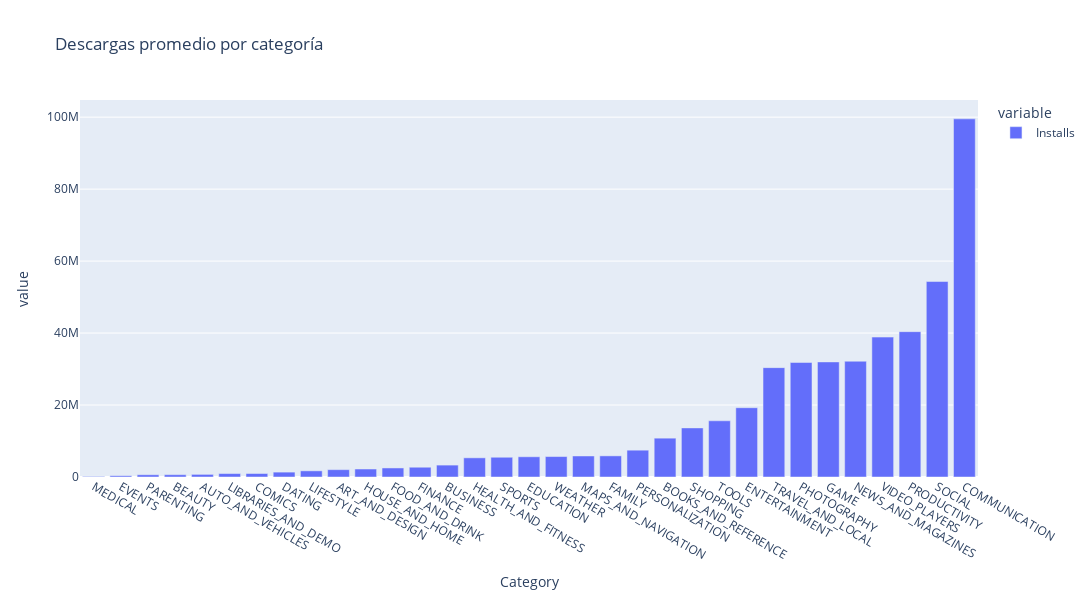
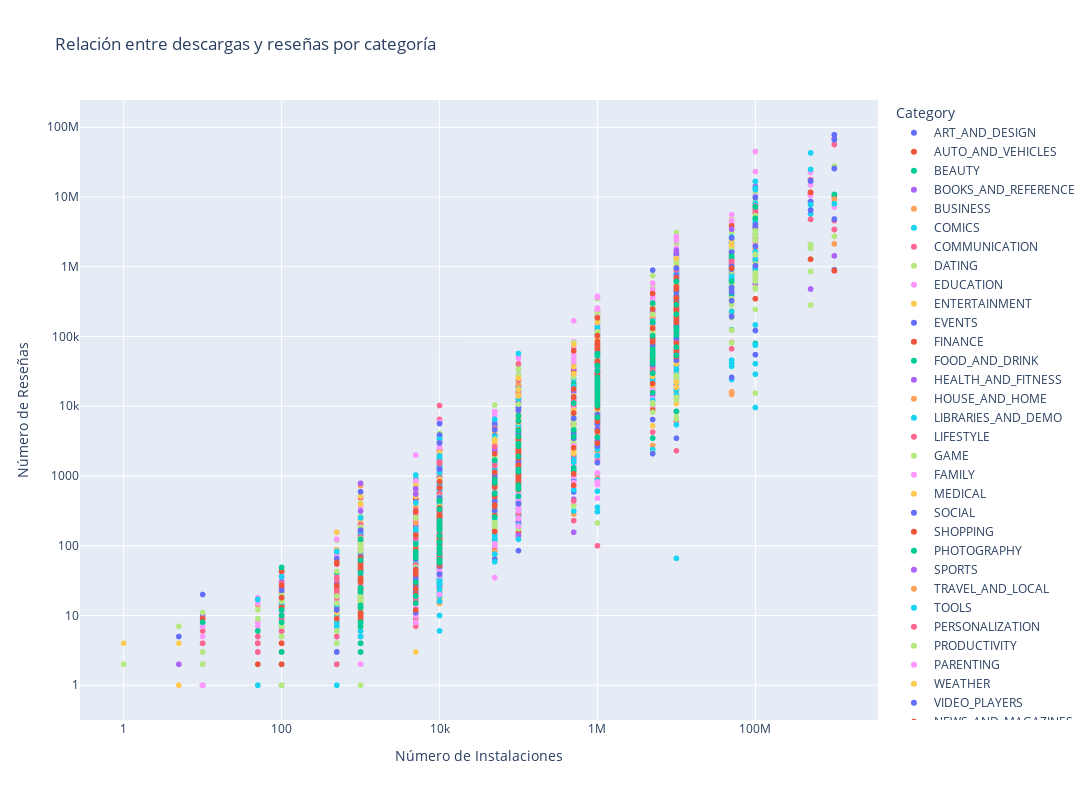

Source (notebook cell) for these figures, in order:
### Code cell
# Visualización de la cantidad de descargas por categoría
category_installs = df.groupby('Category')['Installs'].mean().sort_values()

fig = px.bar(category_installs, labels={'x':'Categoría', 'y':'Descargas Promedio'},
             title='Descargas promedio por categoría', width=1200, height=600)
fig.show()

# Visualización de la relación entre descargas y reseñas (scatter plot)
fig2 = px.scatter(df, x='Installs', y='Reviews', color='Category',
                  title='Relación entre descargas y reseñas por categoría',
                  labels={'Installs': 'Número de Instalaciones', 'Reviews': 'Número de Reseñas'},
                  log_x=True, log_y=True, width=1200, height=800)
fig2.show()

### Figure 1 — Plotly figure (JSON) as saved in the notebook; plotly's stock layout.template omitted (floating-point values rounded to 4 significant figures)
{"data": [{"alignmentgroup": "True", "hovertemplate": "variable=Installs<br>Category=%{x}<br>value=%{y}<extra></extra>", "legendgroup": "Installs", "marker": {"color": "#636efa", "pattern": {"shape": ""}}, "name": "Installs", "offsetgroup": "Installs", "orientation": "v", "showlegend": true, "textposition": "auto", "type": "bar", "x": ["MEDICAL", "EVENTS", "PARENTING", "BEAUTY", "AUTO_AND_VEHICLES", "LIBRARIES_AND_DEMO", "COMICS", "DATING", "LIFESTYLE", "ART_AND_DESIGN", "HOUSE_AND_HOME", "FOOD_AND_DRINK", "FINANCE", "BUSINESS", "HEALTH_AND_FITNESS", "SPORTS", "EDUCATION", "WEATHER", "MAPS_AND_NAVIGATION", "FAMILY", "PERSONALIZATION", "BOOKS_AND_REFERENCE", "SHOPPING", "TOOLS", "ENTERTAINMENT", "TRAVEL_AND_LOCAL", "PHOTOGRAPHY", "GAME", "NEWS_AND_MAGAZINES", "VIDEO_PLAYERS", "PRODUCTIVITY", "SOCIAL", "COMMUNICATION"], "xaxis": "x", "y": [152000.0, 354400.0, 622300.0, 640900.0, 727800.0, 954400.0, 966100.0, 1355000.0, 1712000.0, 2037000.0, 2218000.0, 2512000.0, 2714000.0, 3306000.0, 5330000.0, 5489000.0, 5622000.0, 5681000.0, 5841000.0, 5875000.0, 7453000.0, 10790000.0, 13650000.0, 15620000.0, 19260000.0, 30390000.0, 31820000.0, 31980000.0, 32170000.0, 38890000.0, 40390000.0, 54320000.0, 99530000.0], "yaxis": "y"}], "layout": {"barmode": "relative", "height": 600, "legend": {"title": {"text": "variable"}, "tracegroupgap": 0}, "title": {"text": "Descargas promedio por categoría"}, "width": 1200, "xaxis": {"anchor": "y", "domain": [0, 1], "title": {"text": "Category"}}, "yaxis": {"anchor": "x", "domain": [0, 1], "title": {"text": "value"}}}}

### Figure 2 — Plotly figure (JSON) as saved in the notebook; plotly's stock layout.template omitted (floating-point values rounded to 4 significant figures; data arrays with more than 128 entries replaced by an {"elided": "..."} marker saying what was removed)
{"data": [{"hovertemplate": "Category=ART_AND_DESIGN<br>Número de Instalaciones=%{x}<br>Número de Reseñas=%{y}<extra></extra>", "legendgroup": "ART_AND_DESIGN", "marker": {"color": "#636efa", "symbol": "circle"}, "mode": "markers", "name": "ART_AND_DESIGN", "showlegend": true, "type": "scattergl", "x": [10000, 500000, 5000000, 50000000, 100000, 50000, 50000, 1000000, 1000000, 10000, 1000000, 1000000, 10000000, 100000, 100000, 500000, 10000, 5000000, 10000000, 100000, 100000, 500000, 50000, 10000, 500000, 100000, 10000, 100000, 100000, 50000, 100000, 100000, 10000, 100000, 500000, 5000000, 10000, 500000, 10000, 100000, 10000000, 100000, 10000, 10000000, 100000, 100000, 100000, 50000, 1000, 10000000, 100000, 5000, 10000, 1000, 100000, 5000, 1000, 5000, 50000, 10000, 100], "xaxis": "x", "y": [159, 967, 87510, 215644, 967, 167, 178, 36815, 13791, 121, 13880, 8788, 44829, 4326, 1518, 3632, 27, 194216, 224399, 450, 654, 7699, 118, 192, 20260, 203, 136, 223, 1120, 227, 5035, 1015, 353, 564, 8145, 36639, 158, 591, 117, 176, 295221, 2206, 26, 174531, 1070, 85, 845, 253, 13, 295237, 5754, 801, 1216, 149, 486, 48, 18, 41, 175, 132, 1], "yaxis": "y"}, {"hovertemplate": "Category=AUTO_AND_VEHICLES<br>Número de Instalaciones=%{x}<br>Número de Reseñas=%{y}<extra></extra>", "legendgroup": "AUTO_AND_VEHICLES", "marker": {"color": "#EF553B", "symbol": "circle"}, "mode": "markers", "name": "AUTO_AND_VEHICLES", "showlegend": true, "type": "scattergl", "x": [100000, 1000000, 100000, 1000000, 100000, 100000, 100000, 50000, 100000, 100000, 100000, 10000, 100000, 1000000, 100000, 100000, 10000, 50000, 5000000, 100000, 5000000, 5000000, 500000, 10000000, 100000, 500000, 50000, 100000, 1000000, 100000, 1000000, 50000, 1000000, 500000, 100000, 1000000, 1000000, 100000, 100000, 1000000, 100000, 100000, 1000000, 1000000, 1000000, 1000000, 500000, 500000, 100000, 1000, 50000, 10000, 100000, 1000, 1000, 500, 100000, 500, 10000, 100, 10000, 1000, 1000, 500, 10000000, 100, 5000, 1000, 100, 1000, 5000, 1000, 10000], "xaxis": "x", "y": [367, 1598, 284, 17057, 129, 542, 10479, 805, 129, 1403, 3971, 534, 7774, 38846, 2431, 6090, 295, 190, 40211, 356, 52530, 116986, 1379, 271920, 736, 7021, 197, 737, 3574, 994, 197136, 142, 15168, 2155, 138, 5414, 21777, 348, 250, 13372, 7880, 3617, 4806, 65786, 31433, 5097, 1754, 2680, 1288, 73, 4140, 189, 1981, 64, 47, 4, 276, 27, 29, 2, 25, 5, 5, 12, 186648, 4, 12, 46, 9, 14, 83, 22, 107], "yaxis": "y"}, {"hovertemplate": "Category=BEAUTY<br>Número de Instalaciones=%{x}<br>Número de Reseñas=%{y}<extra></extra>", "legendgroup": "BEAUTY", "marker": {"color": "#00cc96", "symbol": "circle"}, "mode": "markers", "name": "BEAUTY", "showlegend": true, "type": "scattergl", "x": [500000, 1000000, 100000, 500000, 1000000, 500000, 100000, 1000000, 50000, 1000000, 10000, 1000000, 100000, 10000, 50000, 10000, 10000, 10000, 10000000, 500000, 1000000, 50000, 10000, 1000000, 500000, 500000, 10000, 5000, 100000, 5000, 100000, 10000, 1000000, 50000, 10000, 10000, 1000, 100, 5000000, 100, 5000, 100000], "xaxis": "x", "y": [18900, 49790, 1150, 1739, 32090, 2225, 4369, 8572, 964, 42050, 104, 17934, 601, 36, 187, 30, 134, 74, 113715, 3595, 9315, 75, 38, 26834, 2277, 2280, 184, 9, 364, 18, 473, 66, 3871, 257, 62, 40, 2, 2, 45452, 1, 900, 4354], "yaxis": "y"}, {"hovertemplate": "Category=BOOKS_AND_REFERENCE<br>Número de Instalaciones=%{x}<br>Número de Reseñas=%{y}<extra></extra>", "legendgroup": "BOOKS_AND_REFERENCE", "marker": {"color": "#ab63fa", "symbol": "circle"}, "mode": "markers", "name": "BOOKS_AND_REFERENCE", "showlegend": true, "type": "scattergl", "x": {"elided": "178 int values"}, "xaxis": "x", "y": {"elided": "178 int values"}, "yaxis": "y"}, {"hovertemplate": "Category=BUSINESS<br>Número de Instalaciones=%{x}<br>Número de Reseñas=%{y}<extra></extra>", "legendgroup": "BUSINESS", "marker": {"color": "#FFA15A", "symbol": "circle"}, "mode": "markers", "name": "BUSINESS", "showlegend": true, "type": "scattergl", "x": {"elided": "303 int values"}, "xaxis": "x", "y": {"elided": "303 int values"}, "yaxis": "y"}, {"hovertemplate": "Category=COMICS<br>Número de Instalaciones=%{x}<br>Número de Reseñas=%{y}<extra></extra>", "legendgroup": "COMICS", "marker": {"color": "#19d3f3", "symbol": "circle"}, "mode": "markers", "name": "COMICS", "showlegend": true, "type": "scattergl", "x": [10000000, 500000, 1000000, 500000, 50000, 50000, 50000, 1000000, 10000, 10000, 10000, 10000, 10000, 100000, 5000000, 100000, 1000000, 100000, 1000000, 1000000, 1000000, 1000000, 100000, 5000000, 100000, 10000, 10000, 5000, 500000, 1000000, 5000, 1000, 5000000, 10000, 50000, 1000000, 100000, 100000, 10000000, 50000, 100, 5000, 50000, 500000, 100000, 5000, 1000000, 1000000, 100000, 100000, 10000, 500000, 10000, 100000, 1000000, 5000000, 5000, 10000], "xaxis": "x", "y": [1013635, 24005, 57106, 2249, 516, 834, 1010, 238970, 302, 438, 73, 39, 144, 2181, 93965, 1446, 12088, 314, 25671, 15194, 22551, 29839, 279, 564387, 1677, 757, 115, 125, 9952, 18814, 21, 15, 51981, 3596, 1006, 5968, 4895, 2012, 1013944, 705, 5, 126, 690, 1476, 4496, 78, 33783, 28447, 1462, 4205, 190, 7326, 109, 5084, 25673, 45651, 34, 291], "yaxis": "y"}, {"hovertemplate": "Category=COMMUNICATION<br>Número de Instalaciones=%{x}<br>Número de Reseñas=%{y}<extra></extra>", "legendgroup": "COMMUNICATION", "marker": {"color": "#FF6692", "symbol": "circle"}, "mode": "markers", "name": "COMMUNICATION", "showlegend": true, "type": "scattergl", "x": {"elided": "328 int values"}, "xaxis": "x", "y": {"elided": "328 int values"}, "yaxis": "y"}, {"hovertemplate": "Category=DATING<br>Número de Instalaciones=%{x}<br>Número de Reseñas=%{y}<extra></extra>", "legendgroup": "DATING", "marker": {"color": "#B6E880", "symbol": "circle"}, "mode": "markers", "name": "DATING", "showlegend": true, "type": "scattergl", "x": {"elided": "195 int values"}, "xaxis": "x", "y": {"elided": "195 int values"}, "yaxis": "y"}, {"hovertemplate": "Category=EDUCATION<br>Número de Instalaciones=%{x}<br>Número de Reseñas=%{y}<extra></extra>", "legendgroup": "EDUCATION", "marker": {"color": "#FF97FF", "symbol": "circle"}, "mode": "markers", "name": "EDUCATION", "showlegend": true, "type": "scattergl", "x": {"elided": "155 int values"}, "xaxis": "x", "y": {"elided": "155 int values"}, "yaxis": "y"}, {"hovertemplate": "Category=ENTERTAINMENT<br>Número de Instalaciones=%{x}<br>Número de Reseñas=%{y}<extra></extra>", "legendgroup": "ENTERTAINMENT", "marker": {"color": "#FECB52", "symbol": "circle"}, "mode": "markers", "name": "ENTERTAINMENT", "showlegend": true, "type": "scattergl", "x": {"elided": "149 int values"}, "xaxis": "x", "y": {"elided": "149 int values"}, "yaxis": "y"}, {"hovertemplate": "Category=EVENTS<br>Número de Instalaciones=%{x}<br>Número de Reseñas=%{y}<extra></extra>", "legendgroup": "EVENTS", "marker": {"color": "#636efa", "symbol": "circle"}, "mode": "markers", "name": "EVENTS", "showlegend": true, "type": "scattergl", "x": [100000, 5000000, 500000, 50000, 5000000, 1000000, 10000, 1000000, 100000, 1000000, 100000, 100000, 100000, 50000, 1000, 1000000, 10000, 500, 50000, 100000, 100000, 500, 100000, 100, 100000, 100000, 1000, 100000, 100, 50000, 100000, 1000, 500, 1000, 10000, 1000, 500, 5000, 100, 5000, 1000, 100, 500, 10, 500], "xaxis": "x", "y": [3782, 40113, 7074, 2153, 26089, 20611, 811, 15558, 573, 8232, 3089, 3874, 464, 731, 69, 8800, 99, 30, 456, 3200, 5839, 4, 663, 16, 1065, 1953, 12, 4298, 1, 100, 399, 28, 7, 48, 120, 9, 7, 110, 16, 59, 9, 7, 3, 1, 8], "yaxis": "y"}, {"hovertemplate": "Category=FINANCE<br>Número de Instalaciones=%{x}<br>Número de Reseñas=%{y}<extra></extra>", "legendgroup": "FINANCE", "marker": {"color": "#EF553B", "symbol": "circle"}, "mode": "markers", "name": "FINANCE", "showlegend": true, "type": "scattergl", "x": {"elided": "323 int values"}, "xaxis": "x", "y": {"elided": "323 int values"}, "yaxis": "y"}, {"hovertemplate": "Category=FOOD_AND_DRINK<br>Número de Instalaciones=%{x}<br>Número de Reseñas=%{y}<extra></extra>", "legendgroup": "FOOD_AND_DRINK", "marker": {"color": "#00cc96", "symbol": "circle"}, "mode": "markers", "name": "FOOD_AND_DRINK", "showlegend": true, "type": "scattergl", "x": [10000000, 10000000, 1000000, 100000, 1000000, 10000000, 1000000, 500000, 10000000, 500000, 50000, 1000000, 1000000, 1000000, 500000, 5000000, 1000000, 5000000, 1000000, 10000000, 100000, 10000000, 5000000, 5000000, 1000000, 10000000, 5000000, 1000000, 1000000, 1000000, 1000000, 100000, 100000, 1000000, 50000, 500000, 500000, 100000, 1000000, 1000000, 100000, 100000, 5000000, 500000, 100000, 1000000, 10000, 50000, 5000000, 10000, 50000, 1000000, 1000000, 10000000, 1000000, 1000000, 1000000, 5000000, 10000000, 10000000, 50000, 5000000, 100000, 1000000, 10000000, 1000000, 1000000, 100000, 10000000, 100000, 1000000, 5000000, 10000000, 1000000, 5000000, 5000000, 10000000, 10000000, 5000000, 10000, 10000, 50000, 10000, 1000, 100, 100000, 500, 1000000, 50, 5000, 1000, 100000, 10000, 100000, 100000, 100, 1000000, 10000000, 500000, 100000, 1000000, 1000000, 1000000, 1000000, 100000, 10000000, 100000, 100000, 10000], "xaxis": "x", "y": [145323, 64784, 32997, 2707, 129737, 611136, 6118, 2473, 109784, 3320, 61, 68103, 8412, 10741, 3803, 155944, 10159, 28008, 43614, 455377, 1398, 1032935, 32405, 151080, 22513, 90042, 58316, 8509, 19314, 21314, 30224, 731, 454, 14952, 1250, 1726, 14065, 556, 4925, 6507, 11707, 1077, 46539, 9066, 1962, 22071, 196, 278, 61881, 2129, 1268, 91359, 22015, 131569, 31986, 22875, 17071, 90242, 483960, 511228, 464, 155944, 1920, 22875, 1032935, 40116, 51517, 7690, 321134, 3755, 104504, 28009, 333208, 35218, 116403, 37517, 292969, 511420, 27931, 155, 17, 205, 70, 14, 1, 2448, 41, 51543, 2, 18, 3, 1103, 60, 742, 336, 42, 19373, 145646, 5093, 194, 6512, 68270, 21381, 10225, 441, 455496, 467, 848, 438], "yaxis": "y"}, {"hovertemplate": "Category=HEALTH_AND_FITNESS<br>Número de Instalaciones=%{x}<br>Número de Reseñas=%{y}<extra></extra>", "legendgroup": "HEALTH_AND_FITNESS", "marker": {"color": "#ab63fa", "symbol": "circle"}, "mode": "markers", "name": "HEALTH_AND_FITNESS", "showlegend": true, "type": "scattergl", "x": {"elided": "297 int values"}, "xaxis": "x", "y": {"elided": "297 int values"}, "yaxis": "y"}, {"hovertemplate": "Category=HOUSE_AND_HOME<br>Número de Instalaciones=%{x}<br>Número de Reseñas=%{y}<extra></extra>", "legendgroup": "HOUSE_AND_HOME", "marker": {"color": "#FFA15A", "symbol": "circle"}, "mode": "markers", "name": "HOUSE_AND_HOME", "showlegend": true, "type": "scattergl", "x": [10000000, 100000, 1000000, 10000000, 5000000, 1000000, 1000000, 1000000, 10000000, 10000000, 500000, 100000, 1000000, 1000000, 1000000, 1000000, 1000000, 100000, 5000000, 1000000, 1000000, 1000000, 5000000, 10000, 100000, 500000, 1000000, 100000, 1000000, 100000, 1000000, 500000, 500000, 5000000, 500000, 100000, 10000, 50000, 100000, 100000, 1000000, 100000, 500000, 1000000, 50000, 10000000, 1000000, 500000, 1000000, 1000000, 500000, 500000, 1000000, 1000000, 10000000, 10000000, 10000000, 500000, 1000000, 5000000, 1000000, 10000000, 50000, 1000, 10000000, 100000, 10000000, 50000, 1000000, 100000, 100000, 10000, 50000, 1000, 1000000, 1000000], "xaxis": "x", "y": [417907, 3167, 27386, 162243, 65913, 24977, 6000, 37711, 175293, 353799, 2758, 1437, 7573, 8481, 10054, 10117, 39189, 3522, 71419, 36857, 39123, 14653, 23013, 114, 287, 4435, 43800, 4281, 7508, 491, 22584, 4087, 2496, 103305, 2669, 7619, 126, 273, 2248, 809, 3280, 1478, 2382, 4450, 515, 353800, 4465, 2427, 6631, 11200, 6896, 4435, 36857, 8481, 162243, 175293, 417907, 3834, 27387, 71421, 22584, 353813, 81, 30, 65914, 1450, 353813, 118, 14657, 874, 2543, 137, 1372, 5, 43847, 59660], "yaxis": "y"}, {"hovertemplate": "Category=LIBRARIES_AND_DEMO<br>Número de Instalaciones=%{x}<br>Número de Reseñas=%{y}<extra></extra>", "legendgroup": "LIBRARIES_AND_DEMO", "marker": {"color": "#19d3f3", "symbol": "circle"}, "mode": "markers", "name": "LIBRARIES_AND_DEMO", "showlegend": true, "type": "scattergl", "x": [50000, 10000, 100000, 100000, 5000000, 50000, 10000000, 1000, 100000, 50000, 100000, 50000, 100000, 50000, 50000, 100000, 10000000, 10000, 500000, 5000000, 100000, 1000000, 10000, 1000000, 1000, 500000, 1000000, 100000, 1000000, 500000, 500000, 100000, 500000, 1000000, 100000, 10000, 1000000, 10000, 10000, 5000, 1000, 10000, 10000, 1000, 5000, 10000, 5000, 5000, 10000, 1000, 5000, 1000, 10000, 1000, 10000, 10000, 10000, 5000, 10000000, 1000, 5000, 1000000, 100000, 10000000], "xaxis": "x", "y": [2087, 58, 3014, 923, 67007, 539, 126862, 48, 1465, 929, 783, 2907, 434, 411, 237, 2580, 130272, 130, 7396, 58055, 1703, 7750, 6, 12657, 26, 1919, 60170, 831, 8671, 912, 2639, 399, 3945, 3781, 1267, 375, 11087, 78, 142, 45, 34, 71, 86, 24, 45, 120, 30, 50, 131, 7, 63, 15, 66, 18, 174, 83, 53, 50, 130287, 15, 23, 23859, 1463, 332083], "yaxis": "y"}, {"hovertemplate": "Category=LIFESTYLE<br>Número de Instalaciones=%{x}<br>Número de Reseñas=%{y}<extra></extra>", "legendgroup": "LIFESTYLE", "marker": {"color": "#FF6692", "symbol": "circle"}, "mode": "markers", "name": "LIFESTYLE", "showlegend": true, "type": "scattergl", "x": {"elided": "314 int values"}, "xaxis": "x", "y": {"elided": "314 int values"}, "yaxis": "y"}, {"hovertemplate": "Category=GAME<br>Número de Instalaciones=%{x}<br>Número de Reseñas=%{y}<extra></extra>", "legendgroup": "GAME", "marker": {"color": "#B6E880", "symbol": "circle"}, "mode": "markers", "name": "GAME", "showlegend": true, "type": "scattergl", "x": {"elided": "1097 int values"}, "xaxis": "x", "y": {"elided": "1097 int values"}, "yaxis": "y"}, {"hovertemplate": "Category=FAMILY<br>Número de Instalaciones=%{x}<br>Número de Reseñas=%{y}<extra></extra>", "legendgroup": "FAMILY", "marker": {"color": "#FF97FF", "symbol": "circle"}, "mode": "markers", "name": "FAMILY", "showlegend": true, "type": "scattergl", "x": {"elided": "1746 int values"}, "xaxis": "x", "y": {"elided": "1746 int values"}, "yaxis": "y"}, {"hovertemplate": "Category=MEDICAL<br>Número de Instalaciones=%{x}<br>Número de Reseñas=%{y}<extra></extra>", "legendgroup": "MEDICAL", "marker": {"color": "#FECB52", "symbol": "circle"}, "mode": "markers", "name": "MEDICAL", "showlegend": true, "type": "scattergl", "x": {"elided": "350 int values"}, "xaxis": "x", "y": {"elided": "350 int values"}, "yaxis": "y"}, {"hovertemplate": "Category=SOCIAL<br>Número de Instalaciones=%{x}<br>Número de Reseñas=%{y}<extra></extra>", "legendgroup": "SOCIAL", "marker": {"color": "#636efa", "symbol": "circle"}, "mode": "markers", "name": "SOCIAL", "showlegend": true, "type": "scattergl", "x": {"elided": "259 int values"}, "xaxis": "x", "y": {"elided": "259 int values"}, "yaxis": "y"}, {"hovertemplate": "Category=SHOPPING<br>Número de Instalaciones=%{x}<br>Número de Reseñas=%{y}<extra></extra>", "legendgroup": "SHOPPING", "marker": {"color": "#EF553B", "symbol": "circle"}, "mode": "markers", "name": "SHOPPING", "showlegend": true, "type": "scattergl", "x": {"elided": "238 int values"}, "xaxis": "x", "y": {"elided": "238 int values"}, "yaxis": "y"}, {"hovertemplate": "Category=PHOTOGRAPHY<br>Número de Instalaciones=%{x}<br>Número de Reseñas=%{y}<extra></extra>", "legendgroup": "PHOTOGRAPHY", "marker": {"color": "#00cc96", "symbol": "circle"}, "mode": "markers", "name": "PHOTOGRAPHY", "showlegend": true, "type": "scattergl", "x": {"elided": "317 int values"}, "xaxis": "x", "y": {"elided": "317 int values"}, "yaxis": "y"}, {"hovertemplate": "Category=SPORTS<br>Número de Instalaciones=%{x}<br>Número de Reseñas=%{y}<extra></extra>", "legendgroup": "SPORTS", "marker": {"color": "#ab63fa", "symbol": "circle"}, "mode": "markers", "name": "SPORTS", "showlegend": true, "type": "scattergl", "x": {"elided": "319 int values"}, "xaxis": "x", "y": {"elided": "319 int values"}, "yaxis": "y"}, {"hovertemplate": "Category=TRAVEL_AND_LOCAL<br>Número de Instalaciones=%{x}<br>Número de Reseñas=%{y}<extra></extra>", "legendgroup": "TRAVEL_AND_LOCAL", "marker": {"color": "#FFA15A", "symbol": "circle"}, "mode": "markers", "name": "TRAVEL_AND_LOCAL", "showlegend": true, "type": "scattergl", "x": {"elided": "226 int values"}, "xaxis": "x", "y": {"elided": "226 int values"}, "yaxis": "y"}, {"hovertemplate": "Category=TOOLS<br>Número de Instalaciones=%{x}<br>Número de Reseñas=%{y}<extra></extra>", "legendgroup": "TOOLS", "marker": {"color": "#19d3f3", "symbol": "circle"}, "mode": "markers", "name": "TOOLS", "showlegend": true, "type": "scattergl", "x": {"elided": "733 int values"}, "xaxis": "x", "y": {"elided": "733 int values"}, "yaxis": "y"}, {"hovertemplate": "Category=PERSONALIZATION<br>Número de Instalaciones=%{x}<br>Número de Reseñas=%{y}<extra></extra>", "legendgroup": "PERSONALIZATION", "marker": {"color": "#FF6692", "symbol": "circle"}, "mode": "markers", "name": "PERSONALIZATION", "showlegend": true, "type": "scattergl", "x": {"elided": "312 int values"}, "xaxis": "x", "y": {"elided": "312 int values"}, "yaxis": "y"}, {"hovertemplate": "Category=PRODUCTIVITY<br>Número de Instalaciones=%{x}<br>Número de Reseñas=%{y}<extra></extra>", "legendgroup": "PRODUCTIVITY", "marker": {"color": "#B6E880", "symbol": "circle"}, "mode": "markers", "name": "PRODUCTIVITY", "showlegend": true, "type": "scattergl", "x": {"elided": "351 int values"}, "xaxis": "x", "y": {"elided": "351 int values"}, "yaxis": "y"}, {"hovertemplate": "Category=PARENTING<br>Número de Instalaciones=%{x}<br>Número de Reseñas=%{y}<extra></extra>", "legendgroup": "PARENTING", "marker": {"color": "#FF97FF", "symbol": "circle"}, "mode": "markers", "name": "PARENTING", "showlegend": true, "type": "scattergl", "x": [10000, 5000000, 1000000, 100000, 10000, 1000000, 50000, 100000, 1000000, 10000, 1000000, 1000000, 10000, 50000, 10000, 50000, 1000000, 500000, 100000, 100000, 100000, 100000, 1000000, 5000, 500000, 100000, 10000, 500000, 10000, 100000, 1000000, 100000, 100000, 100000, 1000000, 1000000, 100000, 1000000, 100000, 10000, 1000000, 10000, 10000, 50000, 1000000, 10000000, 10000, 100, 10, 1000], "xaxis": "x", "y": [86, 17941, 3614, 1413, 39, 3789, 107, 559, 4976, 44, 9293, 62386, 162, 1002, 99, 498, 34336, 9073, 190, 464, 717, 7505, 11501, 69, 2715, 349, 37, 806, 60, 319, 824, 6668, 1940, 1025, 3346, 5343, 247, 3182, 1528, 39, 76795, 103, 20, 8343, 11760, 658087, 159, 23, 1, 27], "yaxis": "y"}, {"hovertemplate": "Category=WEATHER<br>Número de Instalaciones=%{x}<br>Número de Reseñas=%{y}<extra></extra>", "legendgroup": "WEATHER", "marker": {"color": "#FECB52", "symbol": "circle"}, "mode": "markers", "name": "WEATHER", "showlegend": true, "type": "scattergl", "x": [50000000, 1000000, 50000000, 10000, 10000000, 1000000, 10000000, 1000000, 1000000, 1000000, 10000000, 5000000, 500000, 10000000, 1000000, 5000000, 5000000, 1000000, 10000000, 5000000, 1000000, 5000000, 1000000, 50000000, 1000000, 100000, 10000000, 1000000, 10000000, 500000, 1000000, 10000000, 100000, 1000000, 500000, 500000, 5000000, 100000, 1000000, 100000, 500000, 500, 5000, 50000000, 10000, 100000, 50000, 50000000, 100000, 10000000, 1000000, 10000, 5000000, 100000, 1000000, 100000, 1000000, 10000000, 1000000, 100000, 100000, 100000, 100000, 1000000, 10000000, 5000000, 100000, 500000, 500000, 1000000, 1000000, 10000, 1000, 100000, 100000], "xaxis": "x", "y": [1558437, 159455, 2053404, 892, 981995, 11118, 178934, 11297, 15370, 18194, 40606, 133338, 36900, 1312037, 4184, 100994, 20008, 13426, 18773, 26941, 7457, 135337, 7623, 1422858, 21404, 2143, 189313, 89868, 309617, 3478, 24349, 22154, 17493, 15966, 2332, 29344, 67772, 634, 18425, 6495, 76593, 11, 29, 2371543, 3005, 25243, 3252, 2052407, 1185, 260137, 19666, 115, 54090, 8433, 20001, 3963, 9307, 189310, 7896, 2962, 631, 14051, 1238, 5482, 279917, 67854, 2000, 8723, 2115, 11510, 6849, 116, 30, 3471, 1195], "yaxis": "y"}, {"hovertemplate": "Category=VIDEO_PLAYERS<br>Número de Instalaciones=%{x}<br>Número de Reseñas=%{y}<extra></extra>", "legendgroup": "VIDEO_PLAYERS", "marker": {"color": "#636efa", "symbol": "circle"}, "mode": "markers", "name": "VIDEO_PLAYERS", "showlegend": true, "type": "scattergl", "x": {"elided": "160 int values"}, "xaxis": "x", "y": {"elided": "160 int values"}, "yaxis": "y"}, {"hovertemplate": "Category=NEWS_AND_MAGAZINES<br>Número de Instalaciones=%{x}<br>Número de Reseñas=%{y}<extra></extra>", "legendgroup": "NEWS_AND_MAGAZINES", "marker": {"color": "#EF553B", "symbol": "circle"}, "mode": "markers", "name": "NEWS_AND_MAGAZINES", "showlegend": true, "type": "scattergl", "x": {"elided": "233 int values"}, "xaxis": "x", "y": {"elided": "233 int values"}, "yaxis": "y"}, {"hovertemplate": "Category=MAPS_AND_NAVIGATION<br>Número de Instalaciones=%{x}<br>Número de Reseñas=%{y}<extra></extra>", "legendgroup": "MAPS_AND_NAVIGATION", "marker": {"color": "#00cc96", "symbol": "circle"}, "mode": "markers", "name": "MAPS_AND_NAVIGATION", "showlegend": true, "type": "scattergl", "x": [100000000, 5000000, 10000000, 10000000, 5000000, 5000000, 1000000, 100000000, 50000000, 500000, 10000000, 1000000, 1000000, 1000000, 10000000, 1000000, 100000, 5000000, 5000000, 5000000, 5000000, 1000000, 1000000, 1000000, 1000000, 100000, 100000, 1000000, 1000000, 5000000, 1000000, 1000000, 5000000, 1000000, 1000000, 5000000, 1000000, 5000000, 1000000, 1000000, 10000000, 100000, 5000000, 1000000, 1000000, 10000000, 50000, 1000000, 1000000, 5000000, 5000, 1000, 10000, 10000, 5000, 10000000, 5000, 100000000, 10000, 100000, 100000000, 1000000, 10000000, 10000, 5000000, 100000, 100, 50000000, 1000, 10000, 1000, 50, 100000, 1000, 10000, 10, 10000000, 5000000, 5000, 50000, 10000, 100, 1000, 100000, 10000, 10000, 100000, 100000, 100000, 100, 10000, 1000000, 5000, 10000000, 500000, 10000, 10000, 50000, 10000, 5000000, 500000, 5000000, 10000, 5000, 100000, 1000000, 100, 10000000, 1000000, 50000, 100000, 50000, 1000, 1000, 5000, 10000, 1000, 100, 1000, 1000, 10000, 1000, 1000, 10000], "xaxis": "x", "y": [7232629, 15681, 53481, 104800, 50459, 43269, 56443, 4928420, 1421884, 3652, 126282, 14110, 18710, 22063, 286454, 15922, 652, 29768, 102248, 41225, 162049, 26014, 53562, 10562, 21589, 3682, 2909, 37937, 15865, 63920, 38375, 16657, 301413, 20605, 16094, 65590, 32225, 44348, 23279, 12572, 70556, 1240, 56471, 6939, 10218, 617477, 1688, 18857, 11838, 60838, 19, 41, 96, 114, 75, 8465, 82, 4921866, 139, 509, 7231017, 55313, 616742, 440, 43252, 6230, 49, 618562, 4, 230, 124, 6, 742, 22, 57, 8, 132792, 60820, 67, 555, 89, 12, 62, 7314, 453, 168, 1147, 2681, 695, 3, 112, 56409, 30, 119685, 4569, 179, 78, 258, 59, 54034, 11100, 65448, 204, 15, 1911, 22382, 10, 207440, 3596, 796, 4501, 891, 25, 7, 106, 181, 8, 8, 14, 13, 63, 8, 3, 334], "yaxis": "y"}], "layout": {"height": 800, "legend": {"title": {"text": "Category"}, "tracegroupgap": 0}, "title": {"text": "Relación entre descargas y reseñas por categoría"}, "width": 1200, "xaxis": {"anchor": "y", "domain": [0, 1], "title": {"text": "Número de Instalaciones"}, "type": "log"}, "yaxis": {"anchor": "x", "domain": [0, 1], "title": {"text": "Número de Reseñas"}, "type": "log"}}}
